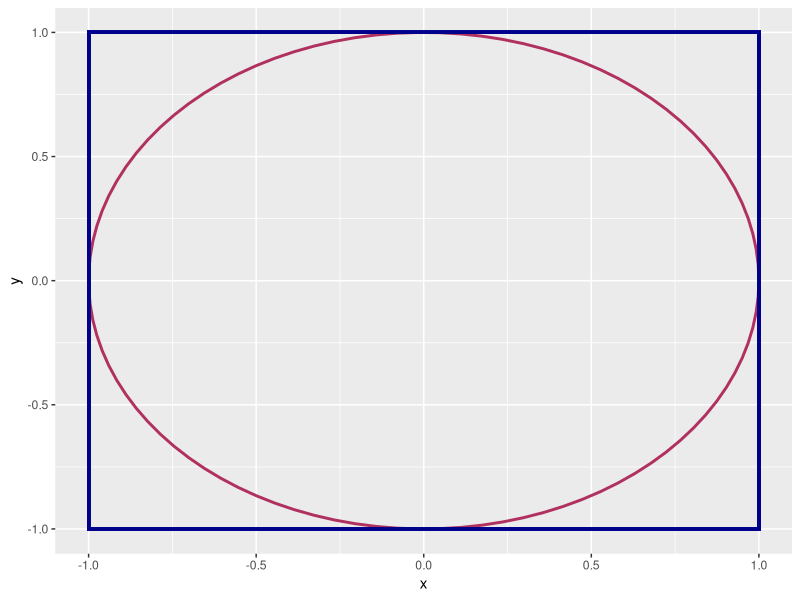
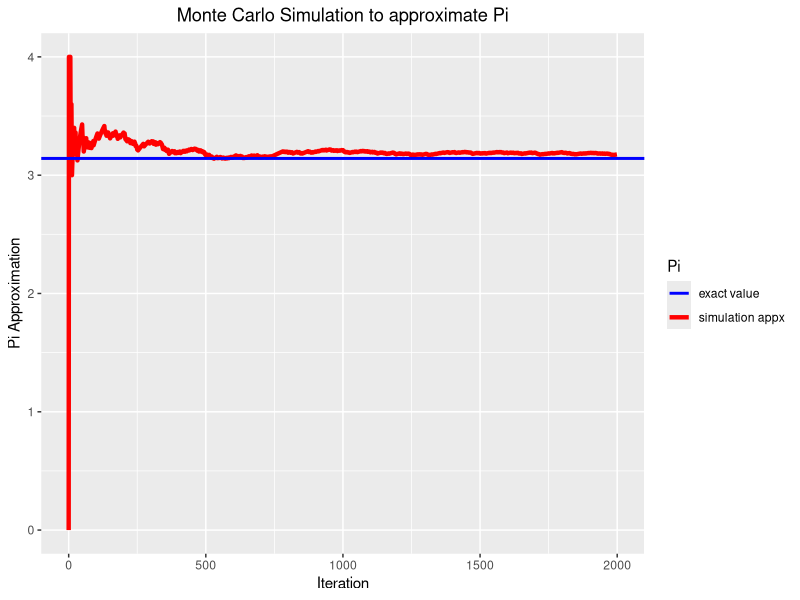
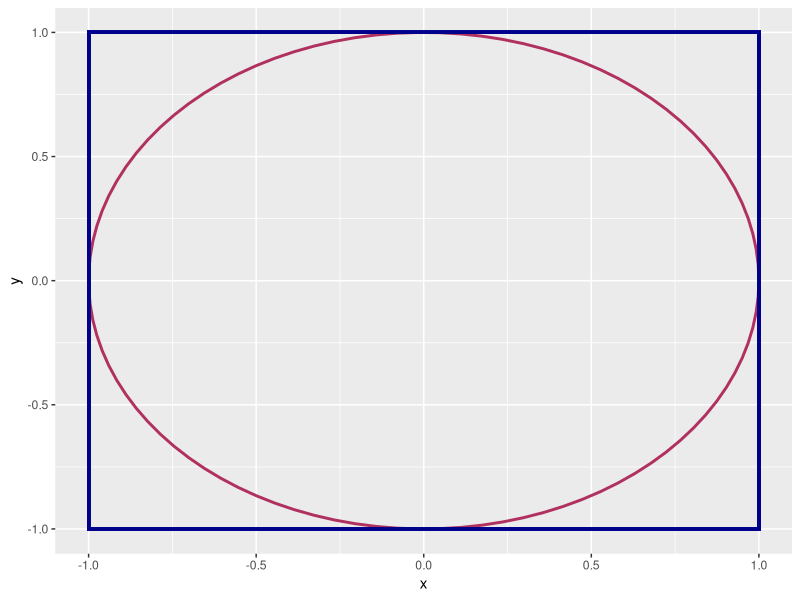
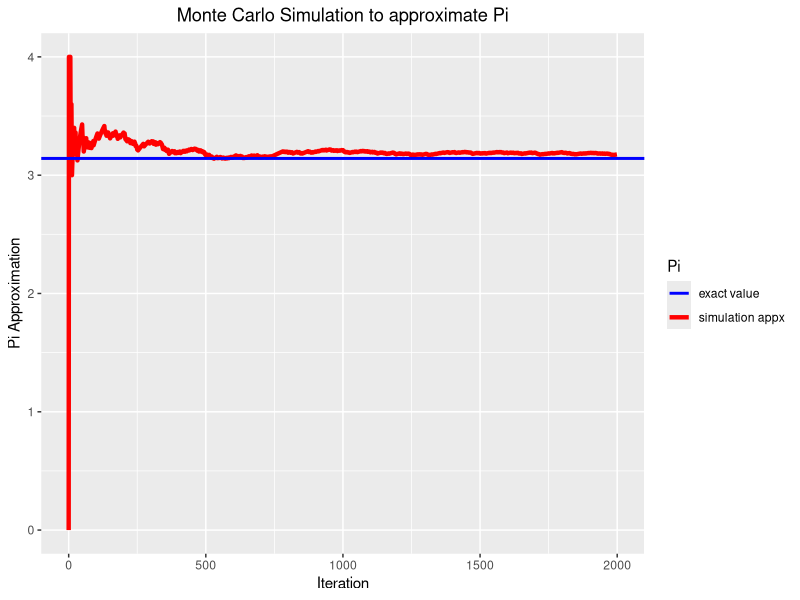

Here is the R script that generated these plots, in order:
require(plotrix)
require(grid)
require(ggplot2)

#=========================================================================================================
# read data

# reading data from the data file
setwd('C:/Users/Ahmad/Desktop/Ahmad/python/pi_approximation_visual')
pi_data <- read.csv('./data/data.csv', row.names=1, header=TRUE)
pi_data['pi_appx'][is.na(pi_data['pi_appx'])] <- 0
pi_data$iter <- rownames(pi_data)
pi_data$iter <- as.numeric(pi_data$iter)
pi_data

#=========================================================================================================
# prepare visuals

# show simulation setup in a visual
getCircle <- function(center = c(0,0), diameter = 1, npoints = 100){
  seq <- seq(0, 2*pi, length.out = npoints)
  x_seq <- center[1] + diameter / 2 * cos(seq)
  y_seq <- center[2] + diameter / 2 * sin(seq)
  return(data.frame(x = x_seq, y = y_seq))
}


circle_data <- getCircle(diameter=2)
ggplot(circle_data, aes(x, y)) + geom_path(size=1, col='maroon') +
  geom_rect(xmin=-1, xmax=1, ymin=-1, ymax=1, size=1, col='darkblue', alpha=0)
ggsave(filename="./output/image1_setup.png", plot=last_plot(), width = 15, height = 15, units='cm')


# show simulation results in a visual
pi_data2 <- pi_data[1:2000,]
ggplot(pi_data2, aes(iter, pi_appx)) + 
  geom_line(aes(color='simulation appx'), linetype = 1, size = 1.5) + 
  geom_hline(aes(yintercept = 3.14159, color = "exact value"), linetype = 1, size = 1) +
  scale_colour_manual(values = c("blue", "red")) +
  ggtitle("Monte Carlo Simulation to approximate Pi") +
  theme(plot.title = element_text(hjust = 0.5)) +
  labs(x = "Iteration",
       y = "Pi Approximation",
       color = "Pi")

ggsave(filename="./output/simulation_results.png", plot=last_plot()) #width=10, height=5, units="cm"